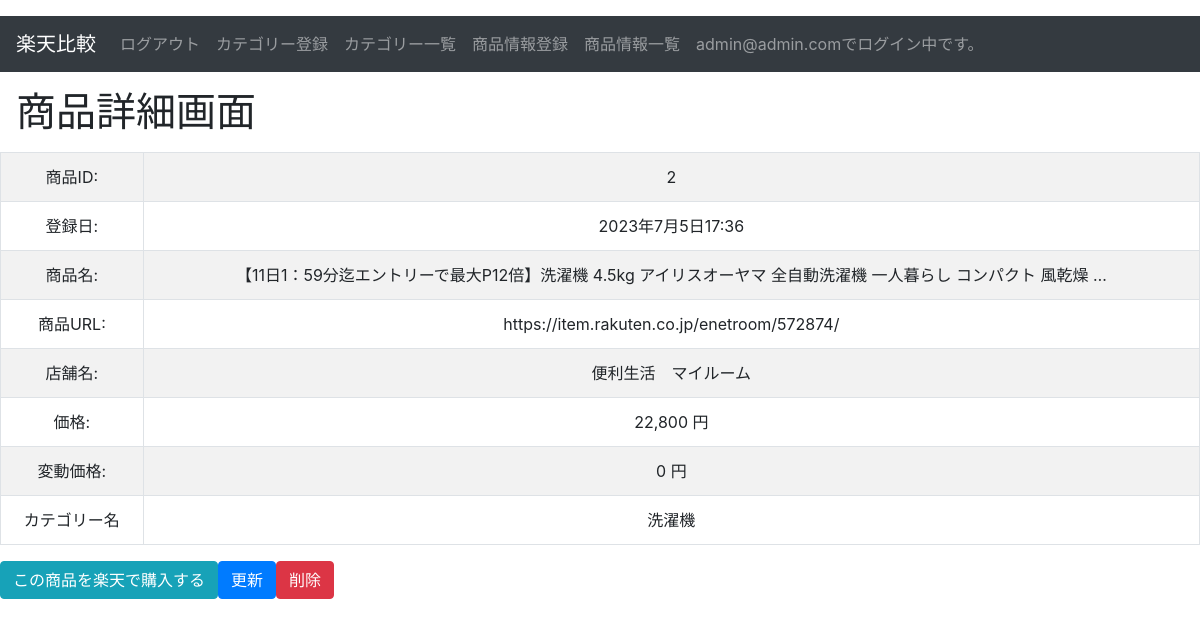
The app's page /rakuten/detail_product/2 (signed in) with its own data.
### rakuten/models.py (models this page shows, shortened)
class Users(AbstractBaseUser, PermissionsMixin):
    cretate_at = models.DateTimeField('登録日', auto_now_add=True)
    update_at = models.DateTimeField('更新日', auto_now=True)
    username = models.CharField(max_length=150)
    email = models.EmailField(max_length=255, unique=True)
    is_active = models.BooleanField(default=True)
    is_staff = models.BooleanField(default=True)
    USERNAME_FIELD = 'email'
    REQUIRED_FIELDS = ['username']
    objects = UserManager()

class Products(models.Model):
    cretate_at = models.DateTimeField('登録日', auto_now_add=True)
    update_at = models.DateTimeField('更新日', auto_now=True)
    name = models.CharField('商品名', max_length=100)
    url = models.URLField('商品URL')
    store = models.CharField('店舗名', max_length=100)
    price = models.IntegerField('価格')
    price_fluctuation = models.IntegerField('変動価格', blank=True)
    category = models.ForeignKey(
        Categories, on_delete=models.CASCADE,
    )
    user = models.ForeignKey(
        Users, on_delete=models.CASCADE,
    )
    class Meta:
        db_table = 'products'

class Categories(models.Model):
    cretate_at = models.DateTimeField('登録日', auto_now_add=True)
    update_at = models.DateTimeField('更新日', auto_now=True)
    name = models.CharField('カテゴリー', max_length=20)
    url = models.URLField('URL')
    user = models.ForeignKey(
        Users, on_delete=models.CASCADE,
    )
    class Meta:
        db_table = 'categories'
    def __str__(self):
        return self.name

### rakuten/views.py (the view)
# urls.py: path('detail_product/<int:pk>', ProductDetailView.as_view(), name='detail_product'),
class ProductDetailView(LoginRequiredMixin, DetailView):
    model = Products
    template_name = 'detail_product.html'

### rakuten/templates/detail_product.html (shortened to what this page needs)
<!doctype html>
{% extends "base.html" %}
{% load humanize %}
{% load static %}
{% block content %}
<body>
<div>
    <h1 class="my-3 ml-3">商品詳細画面</h1>
    <table class="table table-striped table table-bordered">
        <tbody align="center">
            <tr>
                <td>商品ID:</td>
                <td>{{ object.id }}</td>
            </tr>
            <tr>
                <td>登録日:</td>
                <td>{{ object.cretate_at }}</td>
            </tr>
            <tr>
                <td>商品名:</td>
                <td>{{ object.name }}</td>
            </tr>
            <tr>
                <td>商品URL:</td>
                <td>{{ object.url }}</td>
            </tr>
            <tr>
                <td>店舗名:</td>
                <td>{{ object.store }}</td>
            </tr>
            <tr>
                <td>価格:</td>
                <td>{{ object.price | intcomma }} 円</td>
            </tr>
            <tr>
                <td>変動価格:</td>
                <td>{{ object.price_fluctuation | intcomma }} 円</td>
            </tr>
            <tr>
                <td>カテゴリー名</td>
                <td>{{ object.category }}</td>
            </tr>
        </tbody>
    </table>
    <div class='btn-toolbar' role="toolbar">
        <p><a class="btn btn-info" href="{{object.url }}">この商品を楽天で購入する</a></p>
        <p><a class="btn btn-primary" href="{% url 'rakuten:update_product' object.id %}">更新</a></p>
        <p><a class="btn btn-danger" href="{% url 'rakuten:delete_product' object.id %}">削除</a></p>
    </div>
</div>
</body>
{% endblock %}

### rakuten/templates/base.html (shortened to what this page needs)
<!doctype html>
<html lang="ja">
<head>
    <link rel="stylesheet" href="https://stackpath.bootstrapcdn.com/bootstrap/4.1.3/css/bootstrap.min.css">
</head>
<body>
    <nav class="navbar navbar-expand-sm navbar-dark bg-dark mt-3 mb-3">
        <a class="navbar-brand" href="{% url 'rakuten:home' %}">楽天比較</a>
        <div class="collapse navbar-collapse">
            <ul class="navbar-nav">
                {% if user.is_authenticated %}
                    <li class="nav-item">
                        <a class="nav-link" href="{% url 'rakuten:user_logout' %}">ログアウト</a>
                    </li>
                    <li class="nav-item">
                        <a class="nav-link" href="{% url 'rakuten:category_form' %}">カテゴリー登録</a>
                    </li>
                    <li class="nav-item">
                        <a class="nav-link" href="{% url 'rakuten:category_list' %}">カテゴリー一覧</a>
                    </li>
                    <li class="nav-item">
                        <a class="nav-link" href="{% url 'rakuten:product_form' %}">商品情報登録</a>
                    </li>
                    <li class="nav-item">
                        <a class="nav-link" href="{% url 'rakuten:product_list' %}">商品情報一覧</a>
                    </li>
                    <li class="nav-item">
                        <a class="nav-link" href="{% url 'rakuten:product_list' %}">{{ user.get_username }}でログイン中です。</a>
                    </li>
                {% endif %}
            </ul>
        </div>
    </nav>
     {% block content %}{% endblock %}
</body>
</html>

### records on screen
Users: get_username "admin@admin.com"
Products: id "2", cretate_at "2023年7月5日17:36", name "【11日1：59分迄エントリーで最大P12倍】洗濯機 4.5kg アイリスオーヤマ 全自動洗濯機 一人暮らし コンパクト 風乾燥 …", url "https://item.rakuten.co.jp/enetroom/572874/", store "便利生活 マイルーム", price "22,800", price_fluctuation "0", category "洗濯機"
